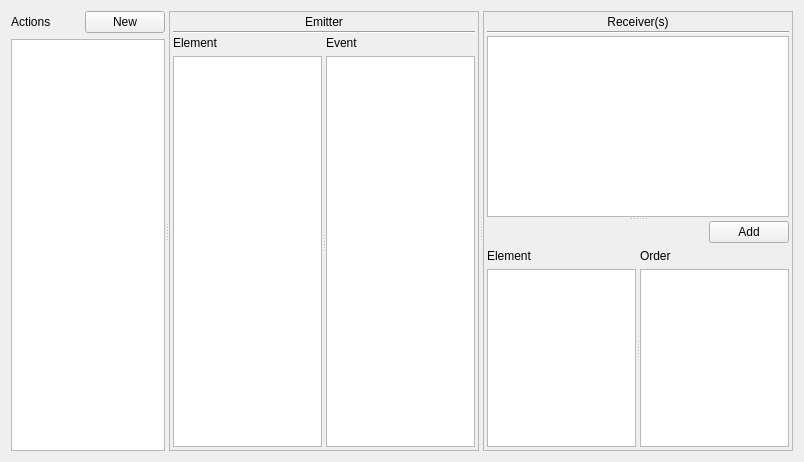
<?xml version="1.0" encoding="UTF-8"?>
<ui version="4.0">
 <class>ActionTab</class>
 <widget class="QWidget" name="ActionTab">
  <property name="geometry">
   <rect>
    <x>0</x>
    <y>0</y>
    <width>804</width>
    <height>462</height>
   </rect>
  </property>
  <property name="windowTitle">
   <string>Form</string>
  </property>
  <layout class="QGridLayout" name="gridLayout_2">
   <item row="0" column="0">
    <widget class="QSplitter" name="splitter_4">
     <property name="orientation">
      <enum>Qt::Horizontal</enum>
     </property>
     <widget class="QWidget" name="layoutWidget">
      <layout class="QGridLayout" name="gridLayout">
       <item row="1" column="0" colspan="3">
        <widget class="QListView" name="actionsV"/>
       </item>
       <item row="0" column="2">
        <widget class="QPushButton" name="newAction">
         <property name="text">
          <string>New</string>
         </property>
        </widget>
       </item>
       <item row="0" column="0">
        <widget class="QLabel" name="label">
         <property name="text">
          <string>Actions</string>
         </property>
        </widget>
       </item>
       <item row="0" column="1">
        <spacer name="horizontalSpacer">
         <property name="orientation">
          <enum>Qt::Horizontal</enum>
         </property>
         <property name="sizeHint" stdset="0">
          <size>
           <width>40</width>
           <height>20</height>
          </size>
         </property>
        </spacer>
       </item>
      </layout>
     </widget>
     <widget class="QSplitter" name="splitter_3">
      <property name="orientation">
       <enum>Qt::Horizontal</enum>
      </property>
      <widget class="QFrame" name="frame">
       <property name="frameShape">
        <enum>QFrame::StyledPanel</enum>
       </property>
       <property name="frameShadow">
        <enum>QFrame::Raised</enum>
       </property>
       <layout class="QVBoxLayout" name="verticalLayout_4" stretch="0,0,1">
        <property name="spacing">
         <number>2</number>
        </property>
        <property name="leftMargin">
         <number>3</number>
        </property>
        <property name="topMargin">
         <number>3</number>
        </property>
        <property name="rightMargin">
         <number>3</number>
        </property>
        <property name="bottomMargin">
         <number>3</number>
        </property>
        <item>
         <widget class="QLabel" name="label_4">
          <property name="text">
           <string>Emitter</string>
          </property>
          <property name="alignment">
           <set>Qt::AlignCenter</set>
          </property>
         </widget>
        </item>
        <item>
         <widget class="Line" name="line">
          <property name="orientation">
           <enum>Qt::Horizontal</enum>
          </property>
         </widget>
        </item>
        <item>
         <widget class="QSplitter" name="splitter">
          <property name="orientation">
           <enum>Qt::Horizontal</enum>
          </property>
          <widget class="QWidget" name="layoutWidget">
           <layout class="QVBoxLayout" name="verticalLayout_2">
            <item>
             <widget class="QLabel" name="label_2">
              <property name="text">
               <string>Element</string>
              </property>
             </widget>
            </item>
            <item>
             <widget class="QTreeView" name="emitters">
              <property name="indentation">
               <number>10</number>
              </property>
             </widget>
            </item>
           </layout>
          </widget>
          <widget class="QWidget" name="layoutWidget">
           <layout class="QVBoxLayout" name="verticalLayout_3">
            <item>
             <widget class="QLabel" name="label_3">
              <property name="text">
               <string>Event</string>
              </property>
             </widget>
            </item>
            <item>
             <widget class="EventTreeView" name="events"/>
            </item>
           </layout>
          </widget>
         </widget>
        </item>
       </layout>
      </widget>
      <widget class="QFrame" name="frame_2">
       <property name="frameShape">
        <enum>QFrame::StyledPanel</enum>
       </property>
       <property name="frameShadow">
        <enum>QFrame::Raised</enum>
       </property>
       <layout class="QVBoxLayout" name="verticalLayout" stretch="0,1,1">
        <property name="spacing">
         <number>2</number>
        </property>
        <property name="leftMargin">
         <number>3</number>
        </property>
        <property name="topMargin">
         <number>3</number>
        </property>
        <property name="rightMargin">
         <number>3</number>
        </property>
        <property name="bottomMargin">
         <number>3</number>
        </property>
        <item>
         <widget class="QLabel" name="label_5">
          <property name="text">
           <string>Receiver(s)</string>
          </property>
          <property name="alignment">
           <set>Qt::AlignCenter</set>
          </property>
         </widget>
        </item>
        <item>
         <widget class="Line" name="line_2">
          <property name="orientation">
           <enum>Qt::Horizontal</enum>
          </property>
         </widget>
        </item>
        <item>
         <widget class="QSplitter" name="splitter_5">
          <property name="orientation">
           <enum>Qt::Vertical</enum>
          </property>
          <widget class="QListView" name="listView"/>
          <widget class="QWidget" name="layoutWidget">
           <layout class="QGridLayout" name="gridLayout_3">
            <item row="0" column="0">
             <spacer name="horizontalSpacer_2">
              <property name="orientation">
               <enum>Qt::Horizontal</enum>
              </property>
              <property name="sizeHint" stdset="0">
               <size>
                <width>40</width>
                <height>20</height>
               </size>
              </property>
             </spacer>
            </item>
            <item row="0" column="1">
             <widget class="QPushButton" name="pushButton_2">
              <property name="text">
               <string>Add</string>
              </property>
             </widget>
            </item>
            <item row="1" column="0" colspan="2">
             <widget class="QSplitter" name="splitter_2">
              <property name="orientation">
               <enum>Qt::Horizontal</enum>
              </property>
              <widget class="QWidget" name="layoutWidget_2">
               <layout class="QVBoxLayout" name="verticalLayout_6">
                <item>
                 <widget class="QLabel" name="label_6">
                  <property name="text">
                   <string>Element</string>
                  </property>
                 </widget>
                </item>
                <item>
                 <widget class="QTreeView" name="receiversV">
                  <property name="indentation">
                   <number>10</number>
                  </property>
                 </widget>
                </item>
               </layout>
              </widget>
              <widget class="QWidget" name="layoutWidget_3">
               <layout class="QVBoxLayout" name="verticalLayout_7">
                <item>
                 <widget class="QLabel" name="label_7">
                  <property name="text">
                   <string>Order</string>
                  </property>
                 </widget>
                </item>
                <item>
                 <widget class="OrderTreeView" name="orders"/>
                </item>
               </layout>
              </widget>
             </widget>
            </item>
           </layout>
          </widget>
         </widget>
        </item>
       </layout>
      </widget>
     </widget>
    </widget>
   </item>
  </layout>
 </widget>
 <customwidgets>
  <customwidget>
   <class>EventTreeView</class>
   <extends>QTreeView</extends>
   <header location="global">GUI/Tabs/treeviews.h</header>
  </customwidget>
  <customwidget>
   <class>OrderTreeView</class>
   <extends>QTreeView</extends>
   <header location="global">GUI/Tabs/treeviews.h</header>
  </customwidget>
 </customwidgets>
 <resources/>
 <connections/>
</ui>
